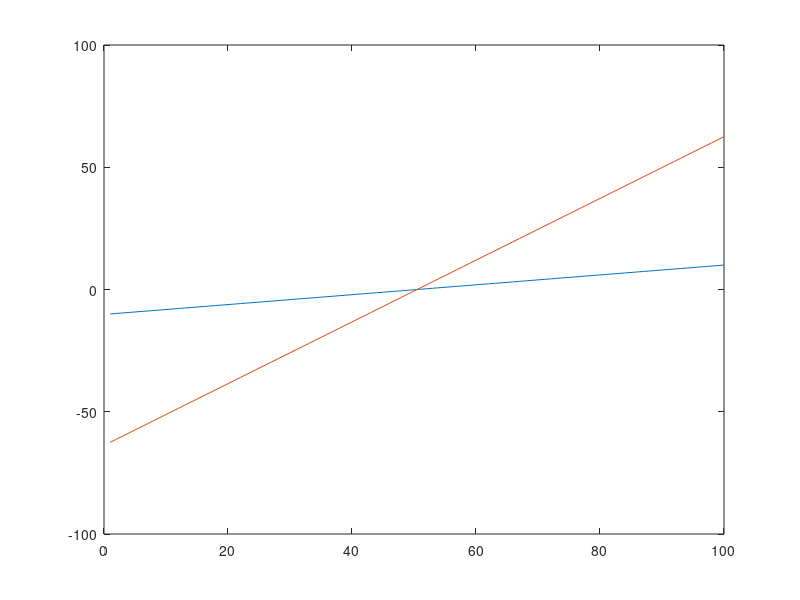
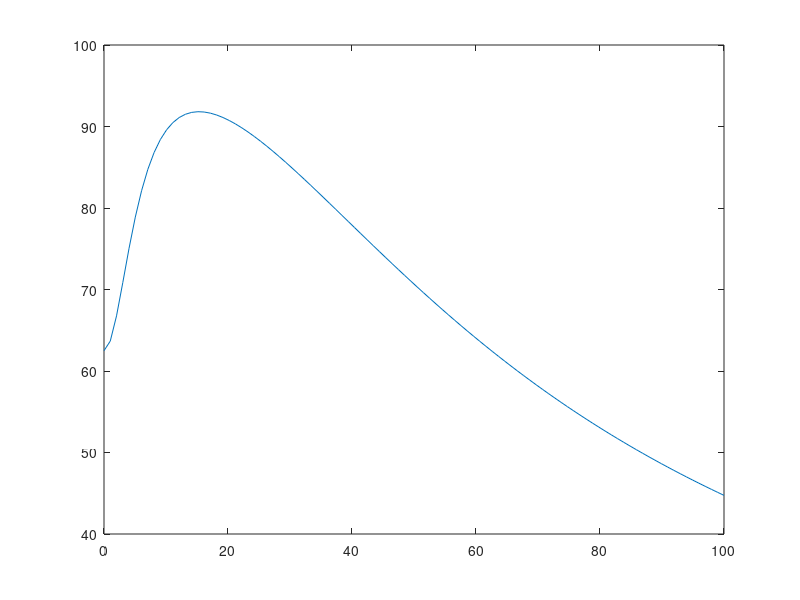
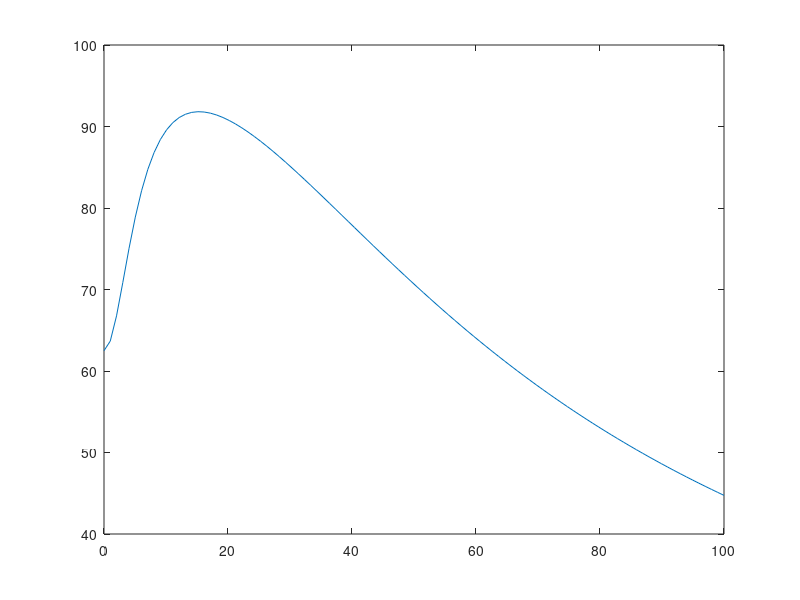

The MATLAB script that drew these images, in order:
clear all;
close all;
clc;

R1 = 1;
R2 = 2;
R3 = 10;
R4 = 0.1;
RO = 1000;
C = 0.25;
L = 0.2;
alpha = 100;
omega = linspace(0,100,100);
V_in = linspace(-10,10,100);

C = [0, 0, 0, 0, 0, 0;...
     C,  -C, 0, 0, 0, 0;...
     0,  0, 0, 0, 0, 0;...
     0,  0, 0, 0, 0, 0;...
     0,  0, 0, 0, 0, -L;...
     0,  0, 0, 0, 0, 0];

G = [1, 0, 0, 0, 0, 0;...
     1/R1, -1/R1 - 1/R2, 0, 0, 0, -1;...
      0,  0, -1/R3, 0, 0, 1;...
      0,  0, 0, 1/R4, -(1/R4 + 1/RO), 0;...
      0,  1, -1, 0, 0, 0;...
      0,  0, 0, 1, 0, -alpha];
 
 for n = 1:100
    F = [V_in(n);0;0;0;0;0];
    V1(n,:) = G\F;    
 end
 
 figure;
 plot(V_in)
 hold on;
 plot(V1(:,5));
 
  for n = 1:100
    F = [10;0;0;0;0;0];
    V2(n,:) = (G + 1j*omega(n)*C)\F;    
 end
 
 figure;
 plot(omega,abs(V2(:,5)));
 
   for n = 1:100
    F = [10;0;0;0;0;0];
    V2(n,:) = (G + 1j*omega(n)*C)\F;    
 end
 
 figure;
 plot(omega,abs(V2(:,5)));